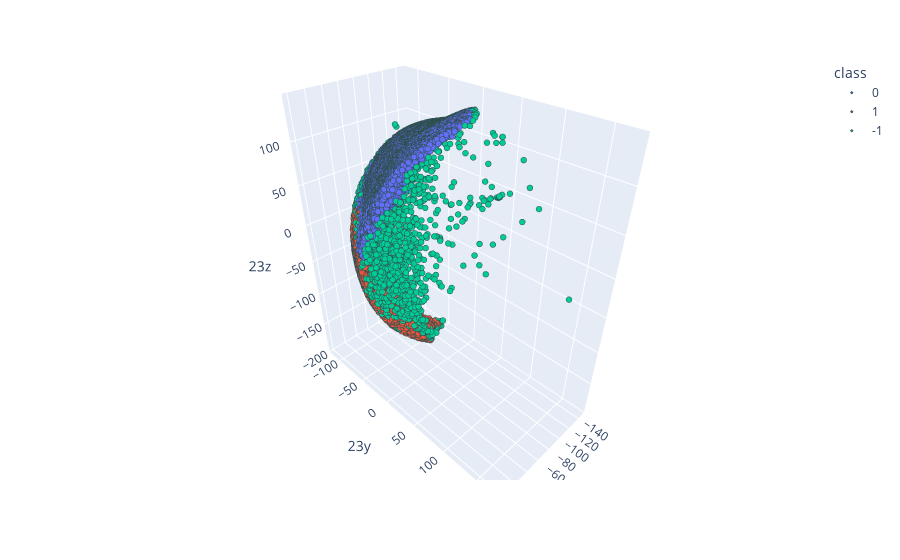

Notebook cell for this chart:
### Code cell
sample_size = min(30_000,df_1.shape[0])

fig = px.scatter_3d(df_1.sample(sample_size),x='23x',y='23y',z='23z',color='class')

fig.update_traces(marker=dict(size=2,
                              line=dict(width=1,
                                        color='DarkSlateGrey')),
                  selector=dict(mode='markers')
                  )
fig.show()

### Figure 1 — Plotly figure (JSON) as saved in the notebook; plotly's stock layout.template omitted (floating-point values rounded to 4 significant figures; data arrays with more than 128 entries replaced by an {"elided": "..."} marker saying what was removed)
{"data": [{"hovertemplate": "class=0<br>23x=%{x}<br>23y=%{y}<br>23z=%{z}<extra></extra>", "legendgroup": "0", "marker": {"color": "#636efa", "line": {"color": "DarkSlateGrey", "width": 1}, "size": 2, "symbol": "circle"}, "mode": "markers", "name": "0", "scene": "scene", "showlegend": true, "type": "scatter3d", "x": {"elided": "23413 float values"}, "y": {"elided": "23413 float values"}, "z": {"elided": "23413 float values"}}, {"hovertemplate": "class=1<br>23x=%{x}<br>23y=%{y}<br>23z=%{z}<extra></extra>", "legendgroup": "1", "marker": {"color": "#EF553B", "line": {"color": "DarkSlateGrey", "width": 1}, "size": 2, "symbol": "circle"}, "mode": "markers", "name": "1", "scene": "scene", "showlegend": true, "type": "scatter3d", "x": {"elided": "4768 float values"}, "y": {"elided": "4768 float values"}, "z": {"elided": "4768 float values"}}, {"hovertemplate": "class=-1<br>23x=%{x}<br>23y=%{y}<br>23z=%{z}<extra></extra>", "legendgroup": "-1", "marker": {"color": "#00cc96", "line": {"color": "DarkSlateGrey", "width": 1}, "size": 2, "symbol": "circle"}, "mode": "markers", "name": "-1", "scene": "scene", "showlegend": true, "type": "scatter3d", "x": {"elided": "1819 float values"}, "y": {"elided": "1819 float values"}, "z": {"elided": "1819 float values"}}], "layout": {"legend": {"title": {"text": "class"}, "tracegroupgap": 0}, "margin": {"t": 60}, "scene": {"domain": {"x": [0, 1], "y": [0, 1]}, "xaxis": {"title": {"text": "23x"}}, "yaxis": {"title": {"text": "23y"}}, "zaxis": {"title": {"text": "23z"}}}}}
